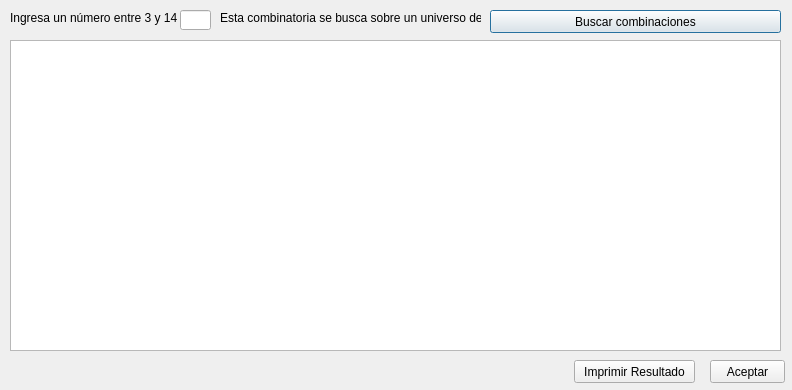
<?xml version="1.0" encoding="UTF-8"?>
<ui version="4.0">
 <class>Combi</class>
 <widget class="QDialog" name="Combi">
  <property name="geometry">
   <rect>
    <x>0</x>
    <y>0</y>
    <width>792</width>
    <height>390</height>
   </rect>
  </property>
  <property name="windowTitle">
   <string>Dialog</string>
  </property>
  <widget class="QLabel" name="label">
   <property name="geometry">
    <rect>
     <x>10</x>
     <y>10</y>
     <width>171</width>
     <height>16</height>
    </rect>
   </property>
   <property name="text">
    <string>Ingresa un número entre 3 y 14 :</string>
   </property>
  </widget>
  <widget class="QLineEdit" name="numLine">
   <property name="geometry">
    <rect>
     <x>180</x>
     <y>10</y>
     <width>31</width>
     <height>20</height>
    </rect>
   </property>
  </widget>
  <widget class="QLabel" name="label_2">
   <property name="geometry">
    <rect>
     <x>220</x>
     <y>10</y>
     <width>261</width>
     <height>16</height>
    </rect>
   </property>
   <property name="text">
    <string>Esta combinatoria se busca sobre un universo de 25</string>
   </property>
  </widget>
  <widget class="QPushButton" name="botonCombi">
   <property name="geometry">
    <rect>
     <x>490</x>
     <y>10</y>
     <width>291</width>
     <height>23</height>
    </rect>
   </property>
   <property name="text">
    <string>Buscar combinaciones</string>
   </property>
  </widget>
  <widget class="QTextBrowser" name="textoB">
   <property name="geometry">
    <rect>
     <x>10</x>
     <y>40</y>
     <width>771</width>
     <height>311</height>
    </rect>
   </property>
  </widget>
  <widget class="QPushButton" name="botonSalir">
   <property name="geometry">
    <rect>
     <x>710</x>
     <y>360</y>
     <width>75</width>
     <height>23</height>
    </rect>
   </property>
   <property name="text">
    <string>Aceptar</string>
   </property>
  </widget>
  <widget class="QPushButton" name="botonImprimir">
   <property name="geometry">
    <rect>
     <x>574</x>
     <y>360</y>
     <width>121</width>
     <height>23</height>
    </rect>
   </property>
   <property name="text">
    <string>Imprimir Resultado</string>
   </property>
  </widget>
 </widget>
 <resources/>
 <connections/>
</ui>
